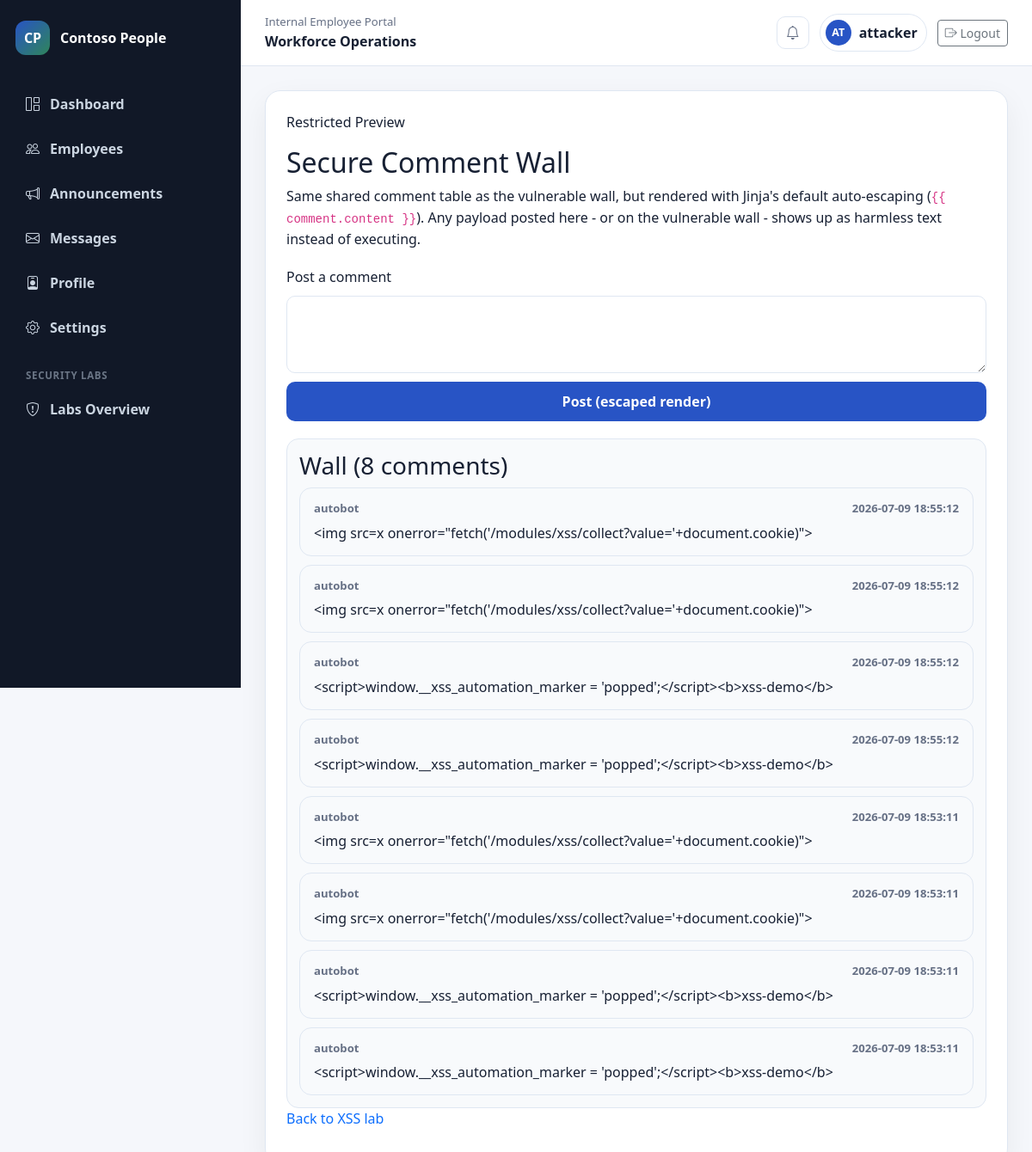
Before: /modules/xss/secure-wall (signed in) with the older database file.
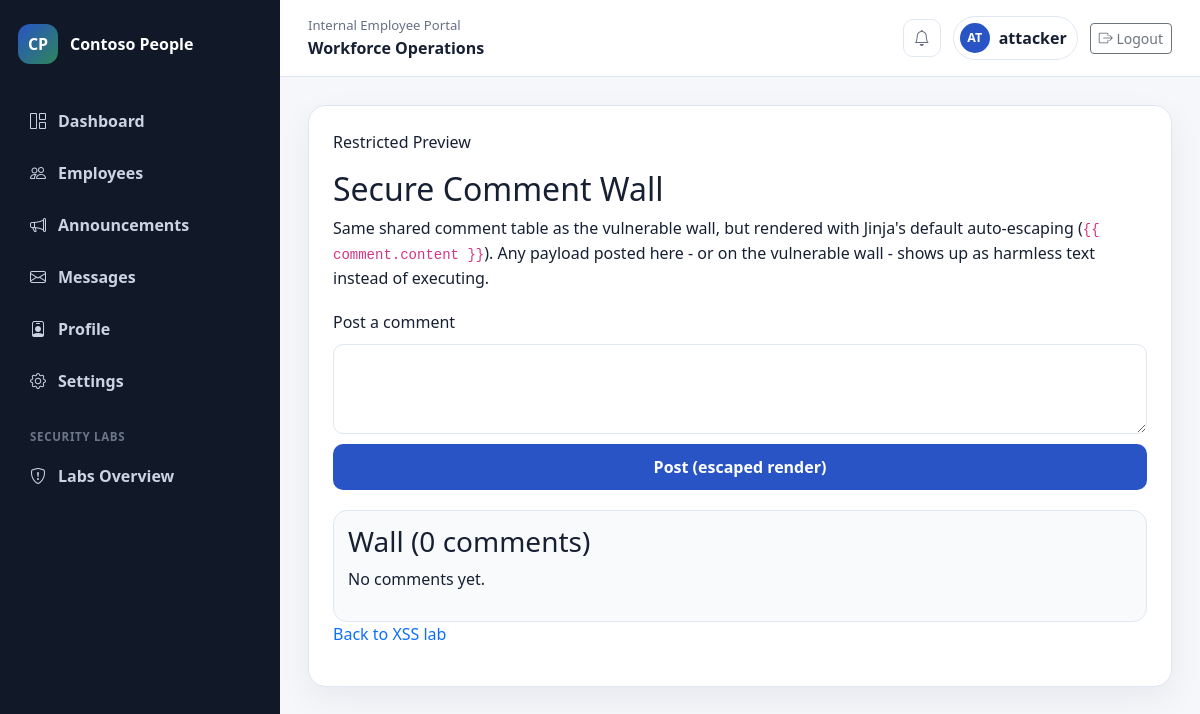
After: the same page with the newer database file.
### tables this page shows
CREATE TABLE comments (
    id INTEGER PRIMARY KEY AUTOINCREMENT,
    user_id INTEGER,
    content TEXT NOT NULL,
    created_at TEXT NOT NULL DEFAULT CURRENT_TIMESTAMP,
    FOREIGN KEY (user_id) REFERENCES users (id)
);

### app/xss.py (the view)
@xss_bp.route("/secure-wall", methods=("GET", "POST"))
@login_required
def secure_wall():
    if request.method == "POST":
        _post_comment()
    response = make_response(
        render_template("modules/xss/secure_wall.html", comments=_fetch_comments())
    )
    response.headers["Content-Security-Policy"] = "script-src 'self'; object-src 'none'"
    return response

### app/auth.py (called while the page is built)
def login_required(view):
    @wraps(view)
    def wrapped_view(**kwargs):
        if session.get("user_id") is None:
            flash("Please log in to view that page.")
            return redirect(url_for("auth.login"))
        return view(**kwargs)
    return wrapped_view

### app/database.py (called while the page is built)
def get_db():
    if "db" not in g:
        g.db = sqlite3.connect(current_app.config["DATABASE_PATH"])
        g.db.row_factory = sqlite3.Row
        g.db.execute("PRAGMA foreign_keys = ON")
    return g.db

### app/detection.py (called while the page is built)
def _collect_inspectable_text():
    parts = [request.full_path]
    if request.form:
        parts.extend(str(value) for value in request.form.values())
    return " ".join(parts)

def register_detection(app):
    @app.before_request
    def _log_and_flag_request():
        if request.path.startswith("/static/"):
            return
        database = get_db()
        database.execute(
            "INSERT INTO request_logs (method, path, ip_address, user_agent) VALUES (?, ?, ?, ?)",
            (request.method, request.path, request.remote_addr, request.headers.get("User-Agent", "")),
        )
        database.commit()
        inspectable = _collect_inspectable_text()
        for pattern, reason in SUSPICIOUS_PATTERNS:
            if pattern.search(inspectable):
                record_alert(reason)
                break

### app/xss.py (called while the page is built)
def _fetch_comments():
    rows = get_db().execute(
        """
        SELECT comments.id, comments.content, comments.created_at,
               COALESCE(users.username, 'Guest') AS author
        FROM comments
        LEFT JOIN users ON users.id = comments.user_id
        ORDER BY comments.id DESC
        """
    ).fetchall()
    return rows

### templates/modules/xss/secure_wall.html (shortened to what this page needs)
{% extends "base.html" %}
{% block content %}
<section class="lab-panel">
    <p class="eyebrow">Restricted Preview</p>
    <h2>Secure Comment Wall</h2>
    <p>
        Same shared comment table as the vulnerable wall, but rendered with
        Jinja's default auto-escaping (<code>{{ '{{ comment.content }}' }}</code>).
        Any payload posted here - or on the vulnerable wall - shows up as
        harmless text instead of executing.
    </p>
    <form method="post" class="auth-form lab-form">
        <label for="content">Post a comment</label>
        <textarea id="content" name="content" required></textarea>
        <button type="submit">Post (escaped render)</button>
    </form>
    <div class="query-box" style="margin-top: 20px;">
        <h3>Wall ({{ comments|length }} comment{{ 's' if comments|length != 1 }})</h3>
        {% for comment in comments %}
            <div class="comment-card">
                <div class="comment-meta">
                    <span>{{ comment.author }}</span>
                    <span>{{ comment.created_at }}</span>
                </div>
                {{ comment.content }}
            </div>
        {% else %}
            <p>No comments yet.</p>
        {% endfor %}
    </div>
    <p class="auth-link">
        <a href="{{ url_for('xss.index') }}">Back to XSS lab</a>
    </p>
</section>
{% endblock %}

### templates/base.html (shortened to what this page needs)
<!doctype html>
<html lang="en">
<head>
    <link href="https://cdn.jsdelivr.net/npm/bootstrap@5.3.3/dist/css/bootstrap.min.css" rel="stylesheet">
    <link href="https://cdn.jsdelivr.net/npm/bootstrap-icons@1.11.3/font/bootstrap-icons.min.css" rel="stylesheet">
    <link rel="stylesheet" href="{{ url_for('static', filename='css/style.css') }}">
</head>
<body>
    {% if session.get("user_id") %}
        <div class="app-shell">
            <aside class="sidebar">
                <a class="sidebar-brand" href="{{ url_for('auth.dashboard') }}">
                    <span class="brand-mark">CP</span>
                    <span>Contoso People</span>
                </a>
                <nav class="sidebar-nav" aria-label="Portal navigation">
                    <a href="{{ url_for('auth.dashboard') }}"><i class="bi bi-grid-1x2"></i>Dashboard</a>
                    <a href="{{ url_for('portal.employees') }}"><i class="bi bi-people"></i>Employees</a>
                    <a href="{{ url_for('portal.announcements') }}"><i class="bi bi-megaphone"></i>Announcements</a>
                    <a href="{{ url_for('portal.messages') }}"><i class="bi bi-envelope"></i>Messages</a>
                    <a href="{{ url_for('portal.profile') }}"><i class="bi bi-person-badge"></i>Profile</a>
                    <a href="{{ url_for('portal.settings') }}"><i class="bi bi-gear"></i>Settings</a>
                    <p class="sidebar-section-label">Security Labs</p>
                    <a href="{{ url_for('modules.index') }}"><i class="bi bi-shield-exclamation"></i>Labs Overview</a>
                </nav>
            </aside>
            <div class="app-main">
                <header class="topbar">
                    <div>
                        <p class="topbar-label">Internal Employee Portal</p>
                        <strong>Workforce Operations</strong>
                    </div>
                    <div class="topbar-actions">
                        <button class="icon-button" type="button" aria-label="Notifications">
                            <i class="bi bi-bell"></i>
                        </button>
                        <div class="user-chip">
                            <span class="avatar-sm">{{ session.get("username", "EP")[:2].upper() }}</span>
                            <span>{{ session.get("username", "Employee") }}</span>
                        </div>
                        <a class="btn btn-outline-secondary btn-sm" href="{{ url_for('auth.logout') }}">
                            <i class="bi bi-box-arrow-right"></i> Logout
                        </a>
                    </div>
                </header>
                <main class="content-area">
    {% endif %}
        {% block content %}{% endblock %}
        </main>
    {% if session.get("user_id") %}
            </div>
        </div>
    {% endif %}
</body>
</html>

### static/css/style.css (style rules this page uses)
:root { --portal-bg: #f5f7fb; --portal-surface: #ffffff; --portal-border: #dfe7f2; --portal-text: #172033; --portal-muted: #667085; --portal-primary: #2854c5; --portal-sidebar: #111827; }
body { min-height: 100vh; color: var(--portal-text); background: var(--portal-bg); }
a { text-decoration: none; }
.app-shell { display: grid; grid-template-columns: 280px minmax(0, 1fr); min-height: 100vh; }
.sidebar { position: sticky; top: 0; height: 100vh; padding: 24px 18px; color: #ffffff; background: var(--portal-sidebar); }
.sidebar-brand, .public-brand { display: inline-flex; align-items: center; gap: 12px; color: inherit; font-weight: 700; }
.brand-mark { display: inline-grid; place-items: center; width: 40px; height: 40px; border-radius: 12px; color: #ffffff; background: linear-gradient(135deg, #2854c5, #2f855a); font-weight: 800; }
.sidebar-nav { display: grid; gap: 6px; margin-top: 34px; }
.sidebar-nav a { display: flex; align-items: center; gap: 12px; padding: 11px 12px; border-radius: 10px; color: #cbd5e1; font-weight: 600; }
.sidebar-section-label { margin: 18px 0 2px; padding: 0 12px; color: #6b7686; font-size: 0.72rem; font-weight: 800; letter-spacing: 0.06em; text-transform: uppercase; }
.app-main { min-width: 0; }
.topbar { position: sticky; top: 0; z-index: 5; display: flex; align-items: center; justify-content: space-between; gap: 20px; min-height: 76px; padding: 16px 28px; border-bottom: 1px solid var(--portal-border); background: rgba(255, 255, 255, 0.95); backdrop-filter: blur(10px); }
.topbar-label { margin: 0; color: var(--portal-muted); font-size: 0.82rem; }
.topbar-actions { display: flex; align-items: center; gap: 12px; }
.icon-button { display: inline-grid; place-items: center; width: 38px; height: 38px; border: 1px solid var(--portal-border); border-radius: 10px; color: var(--portal-muted); background: #ffffff; }
.user-chip { display: inline-flex; align-items: center; gap: 9px; padding: 6px 10px 6px 6px; border: 1px solid var(--portal-border); border-radius: 999px; background: #ffffff; font-weight: 700; }
.avatar-sm, .employee-avatar, .profile-photo, .metric-icon { display: inline-grid; place-items: center; color: #ffffff; background: var(--portal-primary); font-weight: 800; }
.avatar-sm { width: 30px; height: 30px; border-radius: 50%; font-size: 0.78rem; }
.content-area { padding: 28px; }
.feature-card, .portal-card, .auth-panel, .lab-panel, .placeholder-panel { border: 1px solid var(--portal-border); border-radius: 18px; background: var(--portal-surface); box-shadow: 0 12px 34px rgba(17, 24, 39, 0.06); }
.feature-card, .portal-card, .auth-panel, .lab-panel, .placeholder-panel { padding: 24px; }
.auth-form { display: grid; gap: 10px; margin-top: 20px; }
.auth-form input, .auth-form textarea { width: 100%; padding: 11px 12px; border: 1px solid var(--portal-border); border-radius: 10px; font-family: inherit; }
.auth-form textarea { min-height: 90px; resize: vertical; }
.auth-form button { padding: 11px 14px; border: 0; border-radius: 10px; color: #ffffff; background: var(--portal-primary); font-weight: 800; }
.warning, .query-box, .result-box { padding: 14px; border-radius: 14px; }
.query-box { border: 1px solid var(--portal-border); background: #f8fafc; }

Changed rows visible on the page:
removed comments: author "autobot", created_at "2026-07-09 18:55:12", content "<img src=x onerror=\"fetch('/modules/xss/collect?value='+document.cookie)\">"
removed comments: author "autobot", created_at "2026-07-09 18:55:12", content "<img src=x onerror=\"fetch('/modules/xss/collect?value='+document.cookie)\">"
removed comments: author "autobot", created_at "2026-07-09 18:55:12", content "<script>window.__xss_automation_marker = 'popped';</script><b>xss-demo</b>"
removed comments: author "autobot", created_at "2026-07-09 18:55:12", content "<script>window.__xss_automation_marker = 'popped';</script><b>xss-demo</b>"
removed comments: author "autobot", created_at "2026-07-09 18:53:11", content "<img src=x onerror=\"fetch('/modules/xss/collect?value='+document.cookie)\">"
removed comments: author "autobot", created_at "2026-07-09 18:53:11", content "<img src=x onerror=\"fetch('/modules/xss/collect?value='+document.cookie)\">"
removed comments: author "autobot", created_at "2026-07-09 18:53:11", content "<script>window.__xss_automation_marker = 'popped';</script><b>xss-demo</b>"
removed comments: author "autobot", created_at "2026-07-09 18:53:11", content "<script>window.__xss_automation_marker = 'popped';</script><b>xss-demo</b>"
Other visible differences:
{{ comments|length }}: "8" → "0"
text now shown: "No comments yet."
